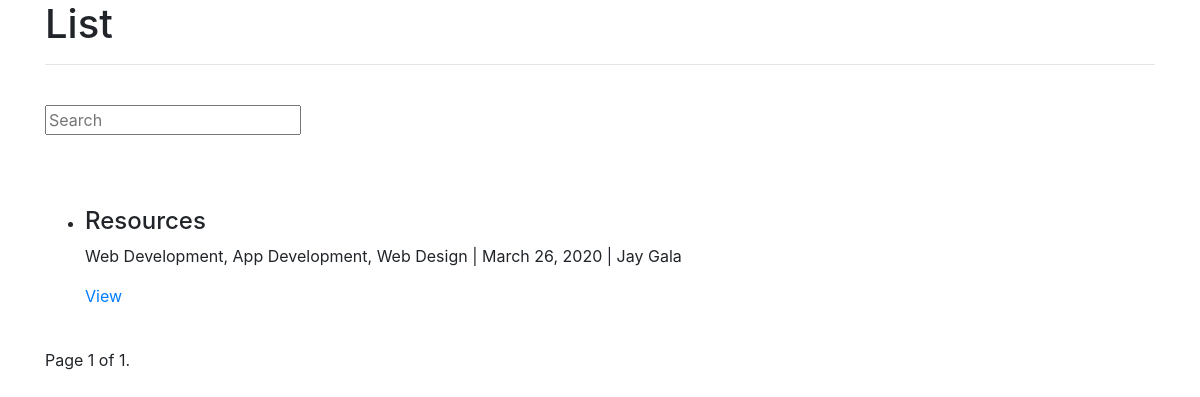
The app's page /posts/, older data.
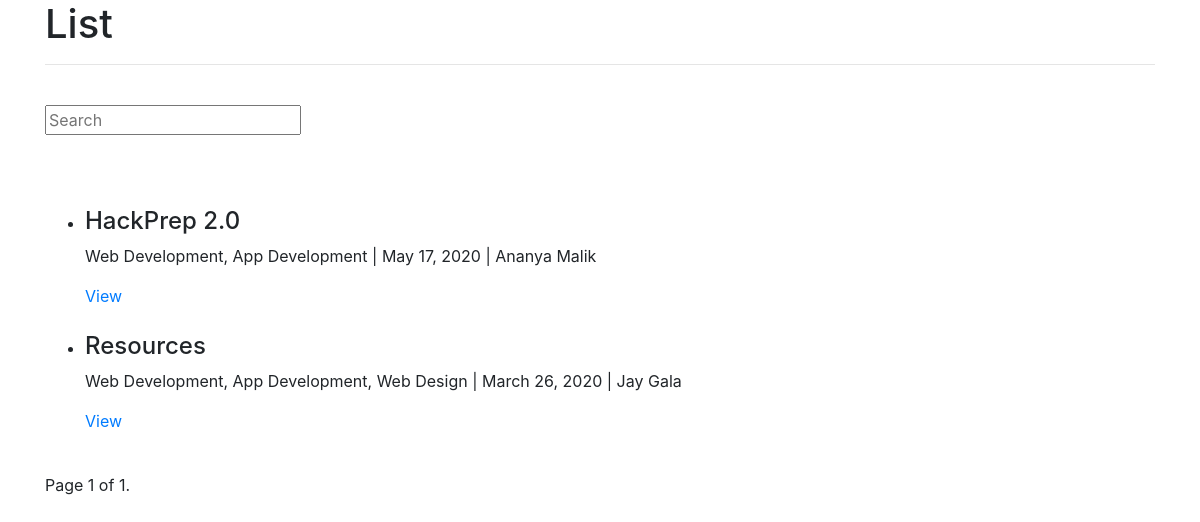
The same page, newer data.
### blog/models.py (models this page shows, shortened)
class Post(models.Model):
    author = models.ForeignKey(UserProfile, on_delete=models.CASCADE)
    title = models.CharField(max_length=255)
    cover = models.ImageField(upload_to=upload_location, blank=True)
    content = models.TextField()
    slug = models.SlugField(blank=True)
    technologies = MultiSelectField(choices=TECHNOLOGIES_CHOICES)
    draft = models.BooleanField(default=False)
    publish = models.DateField()
    updated = models.DateTimeField(auto_now=True)
    timestamp = models.DateTimeField(auto_now_add=True)
    objects = PostManager()
    class Meta:
        ordering = ["-timestamp", "-updated"]

### profiles/models.py (models this page shows, shortened)
class UserProfile(models.Model):
    user = models.OneToOneField(User, on_delete=models.CASCADE, primary_key=True)
    profile_pic = models.ImageField(upload_to=upload_location, blank=True)
    bio = models.CharField(max_length=255, blank=True)
    date_joined = models.DateField()
    date_passed = models.DateField()
    stack = MultiSelectField(choices=STACK_CHOICES, max_choices=2)
    github_link = models.CharField(max_length=255, blank=True)
    linkedin_link = models.CharField(max_length=255, blank=True)
    updated = models.DateTimeField(auto_now=True)
    timestamp = models.DateTimeField(auto_now_add=True)
    def __str__(self):
        return f"{self.user.first_name} {self.user.last_name}"

### blog/views.py (the view)
# urls.py: path('', post_list, name='list'),
def post_list(request):
    queryset_list = Post.objects.published()
    query = request.GET.get("q", None)
    if query:
        queryset_list = queryset_list.filter(Q(title__icontains=query) | Q(content__icontains=query) | Q(
            author__user__first_name__icontains=query) | Q(author__user__last_name__icontains=query) | Q(
            technologies__icontains=query)).distinct()
    paginator = Paginator(queryset_list, 10)
    page = request.GET.get('page')
    post_list = paginator.get_page(page)
    context = {
        "title": "List",
        "post_list": post_list,
    }
    if request.user.is_authenticated:
        context["user"] = True
    else:
        context["user"] = False
    return render(request, "blog/post_list.html", context)

### blog/models.py (called while the page is built)
    def published(self, *args, **kwargs):
        return Post.objects.all().filter(draft=False).filter(publish__lte=timezone.now())

### templates/blog/post_list.html (shortened to what this page needs)
{% extends 'base.html' %}
{% block content %}
<h1>{{ title }}</h1>
<hr />
<br />
{% include 'search.html' %}
<br />
<br />
<br />
{% if post_list %}
<ul>
  {% for post in post_list %}
  <li>
    <h4>{{ post.title }}</h4>
    <p>{{ post.technologies }} | {{ post.publish }} | {{ post.author }}</p>
    <a href="{% url 'posts:detail' slug=post.slug %}">View</a>
  </li>
  <br />
  {% endfor %}
</ul>
{% else %}
<h4>No posts</h4>
{% endif %}
<div class="pagination">
  <span class="step-links">
    <span class="current">
      Page {{ post_list.number }} of {{ post_list.paginator.num_pages }}.
    </span>
  </span>
</div>
{% endblock content %}

Row changes from the older to the newer data that the page shows:
added Post: title "HackPrep 2.0", technologies "Web Development, App Development", publish "May 17, 2020", author "Ananya Malik"
